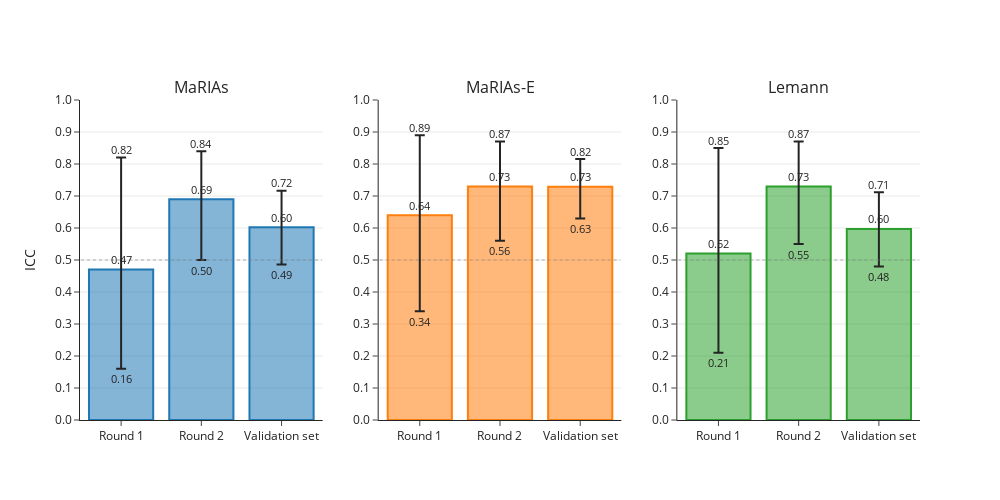

The code cell stored with this chart in its notebook:
### Markdown cell above
Combined figure

### Code cell
import plotly.graph_objects as go
import plotly.subplots as sp
import plotly.express as px  # for colors
import re

def color_to_rgba(color, alpha=1.0):
    # If already rgba, just return
    if color.startswith('rgba'):
        return color
    # If already rgb, add alpha
    if color.startswith('rgb'):
        nums = re.findall(r'\d+', color)
        return f'rgba({nums[0]},{nums[1]},{nums[2]},{alpha})'
    # If hex, convert
    color = color.lstrip('#')
    return f'rgba({int(color[0:2],16)},{int(color[2:4],16)},{int(color[4:6],16)},{alpha})'


# Your ICC values and confidence intervals 
icc_values = [
    r1_marias_icc, r2_marias_icc, val_marias_icc, 
    r1_mariae_icc, r2_mariae_icc, val_mariae_icc, 
    r1_lemann_icc, r2_lemann_icc, val_lemann_icc
]  


lower_bounds = [
    r1_marias_lower, r2_marias_lower, val_marias_lower, 
    r1_mariae_lower, r2_mariae_lower, val_mariae_lower, 
    r1_lemann_lower, r2_lemann_lower, val_lemann_lower
]  

upper_bounds = [
    r1_marias_upper, r2_marias_upper, val_marias_upper, 
    r1_mariae_upper, r2_mariae_upper, val_mariae_upper, 
    r1_lemann_upper, r2_lemann_upper, val_lemann_upper
]  

# Calculate asymmetric errors
errors_lower = [icc_values[i] - lower_bounds[i] for i in range(len(icc_values))]
errors_upper = [upper_bounds[i] - icc_values[i] for i in range(len(icc_values))]

# Grouping labels and colors
x_labels = ['Round 1', 'Round 2', 'Validation set']
groups = ['MaRIAs', 'MaRIAs-E', 'Lemann']
colors = px.colors.qualitative.D3[:3]  # Pick 3 distinct colors

# Create subplot layout: 1 row, 3 cols
fig = sp.make_subplots(rows=1, cols=3, subplot_titles=groups)

for i, group in enumerate(groups):
    y_vals = icc_values[i*3:(i+1)*3]
    err_lower = errors_lower[i*3:(i+1)*3]
    err_upper = errors_upper[i*3:(i+1)*3]
    ci_lower = lower_bounds[i*3:(i+1)*3]
    ci_upper = upper_bounds[i*3:(i+1)*3]

    hover_text = [
        f"ICC = {y:.2f}<br>95% CI = [{ci_lower:.2f}, {ci_upper:.2f}]"
        for y, ci_lower, ci_upper in zip(y_vals, ci_lower, ci_upper)
    ]

    fig.add_trace(go.Bar(
        x=x_labels,
        y=y_vals,
        name=group,
        error_y=dict(
            type='data',
            symmetric=False,
            array=err_upper,
            arrayminus=err_lower,
            thickness=2,
            width=5
        ),
        marker=dict(
            color=color_to_rgba(colors[i], 0.55),
            line=dict(color=colors[i], width=2)
        ),
        hovertext=hover_text,
        hoverinfo='text',
        # Remove text & textposition to avoid inconsistent font sizing
    ), row=1, col=i+1)

    # Add annotations for ICC value and CI bounds
    for j, label in enumerate(x_labels):
        icc_y = y_vals[j]
        upper_y = ci_upper[j]
        lower_y = ci_lower[j]

        # ICC value (on top of bar)
        fig.add_annotation(
            x=label,
            y=icc_y,
            text=f"{icc_y:.2f}",
            showarrow=False,
            yshift=10,  # small bump above bar
            font=dict(size=11),
            row=1,
            col=i+1
        )

        # Upper CI bound
        fig.add_annotation(
            x=label,
            y=upper_y,
            text=f"{upper_y:.2f}",
            showarrow=False,
            yshift=8,
            font=dict(size=11),
            row=1,
            col=i+1
        )

        # Lower CI bound
        fig.add_annotation(
            x=label,
            y=lower_y,
            text=f"{lower_y:.2f}",
            showarrow=False,
            yshift=-10,
            font=dict(size=11),
            row=1,
            col=i+1
        )


    # Set y-axis title only on first subplot
    if i == 0:
        fig.update_yaxes(title_text="ICC", row=1, col=1)
    fig.update_xaxes(row=1, col=i+1)

# Add horizontal dotted line at y=0.5 in all subplots
for i in range(1, 4):
    fig.add_shape(
        type="line",
        x0=-0.5, x1=2.5,
        y0=0.5, y1=0.5,
        xref=f"x{i}",
        yref=f"y{i}",
        line=dict(color="gray", width=2, dash="dot"),
    )

fig.update_layout(
    template="simple_white",
    width=1000, height=500,
    showlegend=False,
    uniformtext_minsize=8,
    uniformtext_mode='hide'
)
fig.update_yaxes(range=[0, 1], showgrid=True)  
fig.update_yaxes(tickvals=np.arange(0, 1.1, 0.1), ticktext=[f"{i:.1f}" for i in np.arange(0, 1.1, 0.1)])

fig.show()

### Figure 1 — Plotly figure (JSON) as saved in the notebook; plotly's stock layout.template omitted (floating-point values rounded to 4 significant figures)
{"data": [{"error_y": {"array": [0.35, 0.15, 0.1135], "arrayminus": [0.31, 0.19, 0.1166], "symmetric": false, "thickness": 2, "type": "data", "width": 5}, "hoverinfo": "text", "hovertext": ["ICC = 0.47<br>95% CI = [0.16, 0.82]", "ICC = 0.69<br>95% CI = [0.50, 0.84]", "ICC = 0.60<br>95% CI = [0.49, 0.72]"], "marker": {"color": "rgba(31,119,180,0.55)", "line": {"color": "#1F77B4", "width": 2}}, "name": "MaRIAs", "type": "bar", "x": ["Round 1", "Round 2", "Validation set"], "xaxis": "x", "y": [0.47, 0.69, 0.6027], "yaxis": "y"}, {"error_y": {"array": [0.25, 0.14, 0.08657], "arrayminus": [0.3, 0.17, 0.09877], "symmetric": false, "thickness": 2, "type": "data", "width": 5}, "hoverinfo": "text", "hovertext": ["ICC = 0.64<br>95% CI = [0.34, 0.89]", "ICC = 0.73<br>95% CI = [0.56, 0.87]", "ICC = 0.73<br>95% CI = [0.63, 0.82]"], "marker": {"color": "rgba(255,127,14,0.55)", "line": {"color": "#FF7F0E", "width": 2}}, "name": "MaRIAs-E", "type": "bar", "x": ["Round 1", "Round 2", "Validation set"], "xaxis": "x2", "y": [0.64, 0.73, 0.7288], "yaxis": "y2"}, {"error_y": {"array": [0.33, 0.14, 0.1145], "arrayminus": [0.31, 0.18, 0.1172], "symmetric": false, "thickness": 2, "type": "data", "width": 5}, "hoverinfo": "text", "hovertext": ["ICC = 0.52<br>95% CI = [0.21, 0.85]", "ICC = 0.73<br>95% CI = [0.55, 0.87]", "ICC = 0.60<br>95% CI = [0.48, 0.71]"], "marker": {"color": "rgba(44,160,44,0.55)", "line": {"color": "#2CA02C", "width": 2}}, "name": "Lemann", "type": "bar", "x": ["Round 1", "Round 2", "Validation set"], "xaxis": "x3", "y": [0.52, 0.73, 0.5969], "yaxis": "y3"}], "layout": {"annotations": [{"font": {"size": 16}, "showarrow": false, "text": "MaRIAs", "x": 0.1444, "xanchor": "center", "xref": "paper", "y": 1, "yanchor": "bottom", "yref": "paper"}, {"font": {"size": 16}, "showarrow": false, "text": "MaRIAs-E", "x": 0.5, "xanchor": "center", "xref": "paper", "y": 1, "yanchor": "bottom", "yref": "paper"}, {"font": {"size": 16}, "showarrow": false, "text": "Lemann", "x": 0.8556, "xanchor": "center", "xref": "paper", "y": 1, "yanchor": "bottom", "yref": "paper"}, {"font": {"size": 11}, "showarrow": false, "text": "0.47", "x": "Round 1", "xref": "x", "y": 0.47, "yref": "y", "yshift": 10}, {"font": {"size": 11}, "showarrow": false, "text": "0.82", "x": "Round 1", "xref": "x", "y": 0.82, "yref": "y", "yshift": 8}, {"font": {"size": 11}, "showarrow": false, "text": "0.16", "x": "Round 1", "xref": "x", "y": 0.16, "yref": "y", "yshift": -10}, {"font": {"size": 11}, "showarrow": false, "text": "0.69", "x": "Round 2", "xref": "x", "y": 0.69, "yref": "y", "yshift": 10}, {"font": {"size": 11}, "showarrow": false, "text": "0.84", "x": "Round 2", "xref": "x", "y": 0.84, "yref": "y", "yshift": 8}, {"font": {"size": 11}, "showarrow": false, "text": "0.50", "x": "Round 2", "xref": "x", "y": 0.5, "yref": "y", "yshift": -10}, {"font": {"size": 11}, "showarrow": false, "text": "0.60", "x": "Validation set", "xref": "x", "y": 0.6027, "yref": "y", "yshift": 10}, {"font": {"size": 11}, "showarrow": false, "text": "0.72", "x": "Validation set", "xref": "x", "y": 0.7162, "yref": "y", "yshift": 8}, {"font": {"size": 11}, "showarrow": false, "text": "0.49", "x": "Validation set", "xref": "x", "y": 0.4861, "yref": "y", "yshift": -10}, {"font": {"size": 11}, "showarrow": false, "text": "0.64", "x": "Round 1", "xref": "x2", "y": 0.64, "yref": "y2", "yshift": 10}, {"font": {"size": 11}, "showarrow": false, "text": "0.89", "x": "Round 1", "xref": "x2", "y": 0.89, "yref": "y2", "yshift": 8}, {"font": {"size": 11}, "showarrow": false, "text": "0.34", "x": "Round 1", "xref": "x2", "y": 0.34, "yref": "y2", "yshift": -10}, {"font": {"size": 11}, "showarrow": false, "text": "0.73", "x": "Round 2", "xref": "x2", "y": 0.73, "yref": "y2", "yshift": 10}, {"font": {"size": 11}, "showarrow": false, "text": "0.87", "x": "Round 2", "xref": "x2", "y": 0.87, "yref": "y2", "yshift": 8}, {"font": {"size": 11}, "showarrow": false, "text": "0.56", "x": "Round 2", "xref": "x2", "y": 0.56, "yref": "y2", "yshift": -10}, {"font": {"size": 11}, "showarrow": false, "text": "0.73", "x": "Validation set", "xref": "x2", "y": 0.7288, "yref": "y2", "yshift": 10}, {"font": {"size": 11}, "showarrow": false, "text": "0.82", "x": "Validation set", "xref": "x2", "y": 0.8153, "yref": "y2", "yshift": 8}, {"font": {"size": 11}, "showarrow": false, "text": "0.63", "x": "Validation set", "xref": "x2", "y": 0.63, "yref": "y2", "yshift": -10}, {"font": {"size": 11}, "showarrow": false, "text": "0.52", "x": "Round 1", "xref": "x3", "y": 0.52, "yref": "y3", "yshift": 10}, {"font": {"size": 11}, "showarrow": false, "text": "0.85", "x": "Round 1", "xref": "x3", "y": 0.85, "yref": "y3", "yshift": 8}, {"font": {"size": 11}, "showarrow": false, "text": "0.21", "x": "Round 1", "xref": "x3", "y": 0.21, "yref": "y3", "yshift": -10}, {"font": {"size": 11}, "showarrow": false, "text": "0.73", "x": "Round 2", "xref": "x3", "y": 0.73, "yref": "y3", "yshift": 10}, {"font": {"size": 11}, "showarrow": false, "text": "0.87", "x": "Round 2", "xref": "x3", "y": 0.87, "yref": "y3", "yshift": 8}, {"font": {"size": 11}, "showarrow": false, "text": "0.55", "x": "Round 2", "xref": "x3", "y": 0.55, "yref": "y3", "yshift": -10}, {"font": {"size": 11}, "showarrow": false, "text": "0.60", "x": "Validation set", "xref": "x3", "y": 0.5969, "yref": "y3", "yshift": 10}, {"font": {"size": 11}, "showarrow": false, "text": "0.71", "x": "Validation set", "xref": "x3", "y": 0.7114, "yref": "y3", "yshift": 8}, {"font": {"size": 11}, "showarrow": false, "text": "0.48", "x": "Validation set", "xref": "x3", "y": 0.4797, "yref": "y3", "yshift": -10}], "height": 500, "shapes": [{"line": {"color": "gray", "dash": "dot", "width": 2}, "type": "line", "x0": -0.5, "x1": 2.5, "xref": "x", "y0": 0.5, "y1": 0.5, "yref": "y"}, {"line": {"color": "gray", "dash": "dot", "width": 2}, "type": "line", "x0": -0.5, "x1": 2.5, "xref": "x2", "y0": 0.5, "y1": 0.5, "yref": "y2"}, {"line": {"color": "gray", "dash": "dot", "width": 2}, "type": "line", "x0": -0.5, "x1": 2.5, "xref": "x3", "y0": 0.5, "y1": 0.5, "yref": "y3"}], "showlegend": false, "uniformtext": {"minsize": 8, "mode": "hide"}, "width": 1000, "xaxis": {"anchor": "y", "domain": [0, 0.2889]}, "xaxis2": {"anchor": "y2", "domain": [0.3556, 0.6444]}, "xaxis3": {"anchor": "y3", "domain": [0.7111, 1]}, "yaxis": {"anchor": "x", "domain": [0, 1], "range": [0, 1], "showgrid": true, "ticktext": ["0.0", "0.1", "0.2", "0.3", "0.4", "0.5", "0.6", "0.7", "0.8", "0.9", "1.0"], "tickvals": [0.0, 0.1, 0.2, 0.3, 0.4, 0.5, 0.6, 0.7, 0.8, 0.9, 1.0], "title": {"text": "ICC"}}, "yaxis2": {"anchor": "x2", "domain": [0, 1], "range": [0, 1], "showgrid": true, "ticktext": ["0.0", "0.1", "0.2", "0.3", "0.4", "0.5", "0.6", "0.7", "0.8", "0.9", "1.0"], "tickvals": [0.0, 0.1, 0.2, 0.3, 0.4, 0.5, 0.6, 0.7, 0.8, 0.9, 1.0]}, "yaxis3": {"anchor": "x3", "domain": [0, 1], "range": [0, 1], "showgrid": true, "ticktext": ["0.0", "0.1", "0.2", "0.3", "0.4", "0.5", "0.6", "0.7", "0.8", "0.9", "1.0"], "tickvals": [0.0, 0.1, 0.2, 0.3, 0.4, 0.5, 0.6, 0.7, 0.8, 0.9, 1.0]}}}
